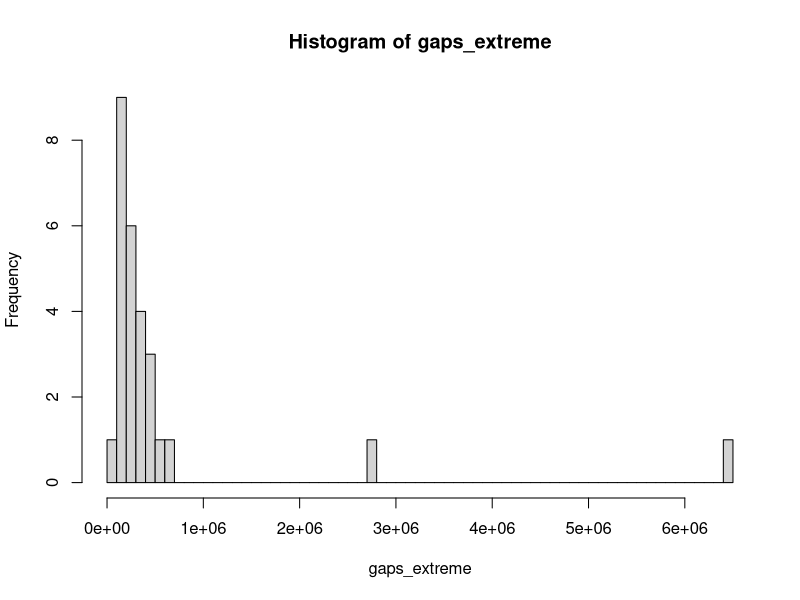
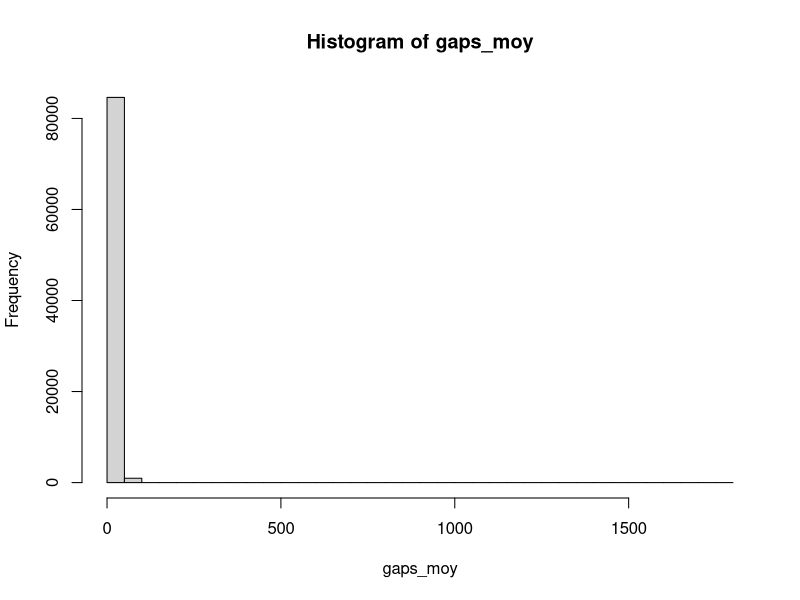
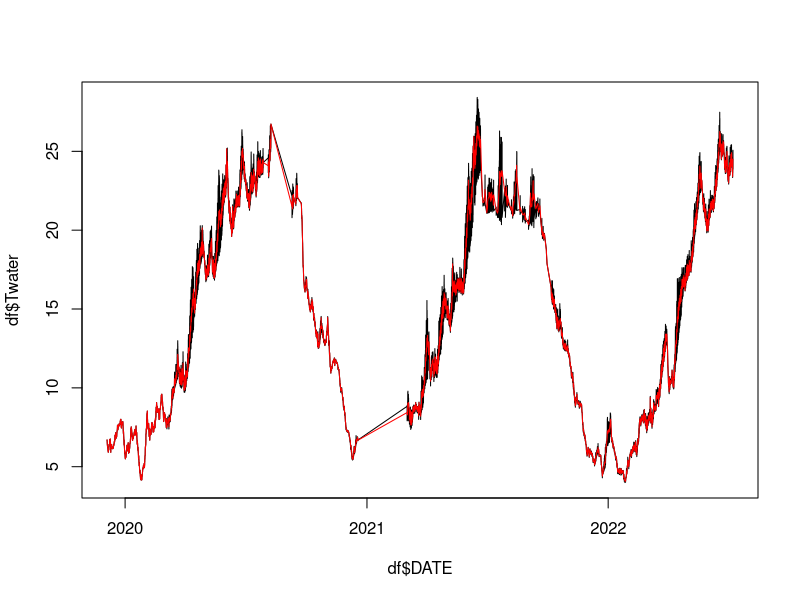

R code for these plots, in order:
## ---- chunk 1
df <- read.csv("data_lake_2.csv")
df$DATE <- as.POSIXct(df$DATE, format = "%Y-%m-%dT%H:%M:%S", tz = "UTC")
## ---- chunk 2
gaps <- as.numeric(diff(df$DATE))

gaps_extreme <- gaps[gaps>86400] # plus de 1j
hist(gaps_extreme,breaks=50)

gaps_moy <- gaps[gaps<=3600] # moins de 1h
hist(gaps_moy, breaks=50)
## ---- chunk 3
# On fragmente les données en bloc d'observations proches en date
temps <- as.numeric(df$DATE)
n <- length(temps)
gaps <- diff(temps)

blocs <- list()
k <- 0
j <- 0
for(i in 1:(n-1)){
  if(gaps[i] > 100000){
    k <- k+1
    blocs[[k]] <- df[(j+1):i,]

    j <- i
  }else{}
}
k <- k + 1
blocs[[k]] <- df[(j+1):n, ]
blocs[[1]]

## ---- chunk 4
# fonction qui aggrège les données en blocs de 1h15

reducbloc <- function(X, reduc = 75*60){

  X$DATE <- as.POSIXct(X$DATE, format="%Y-%m-%d %H:%M:%S", tz="UTC")
  X <- X[order(X$DATE), ]

  X$Twater <- as.numeric(X$Twater)
  X$O2sat  <- as.numeric(X$O2sat)
  X$Chltot <- as.numeric(X$Chltot)

  temps <- as.numeric(X$DATE)
  n <- nrow(X)

  out <- data.frame(DATE=as.POSIXct(character()), Twater=numeric(),
                    O2sat=numeric(), Chltot=numeric(), stringsAsFactors=FALSE)

  j <- 1
  t0 <- temps[1]
  k <- 0

  for(i in 1:n){
    if(temps[i] - t0 >= reduc){
      k <- k + 1
      out[k, "DATE"]   <- X$DATE[j]
      out[k, "Twater"] <- mean(X$Twater[j:(i-1)], na.rm=TRUE)
      out[k, "O2sat"]  <- mean(X$O2sat [j:(i-1)], na.rm=TRUE)
      out[k, "Chltot"] <- mean(X$Chltot[j:(i-1)], na.rm=TRUE)

      j <- i
      t0 <- temps[i]
    }
  }

  # dernier bloc
  k <- k + 1
  out[k, "DATE"]   <- X$DATE[j]
  out[k, "Twater"] <- mean(X$Twater[j:n], na.rm=TRUE)
  out[k, "O2sat"]  <- mean(X$O2sat [j:n], na.rm=TRUE)
  out[k, "Chltot"] <- mean(X$Chltot[j:n], na.rm=TRUE)

  out
}
## ---- chunk 5
agg_list <- list()

for(b in 1:length(blocs)){
  agg_list[[b]] <- reducbloc(blocs[[b]], reduc = 75*60)
}

df75 <- do.call(rbind, agg_list)

df75 <- df75[order(df75$DATE), ]

head(df75)
nrow(df75)
## ---- chunk 6
plot(df$DATE, df$Twater, type="l")
lines(df75$DATE, df75$Twater, type="l",col="red")
## ---- chunk 7
